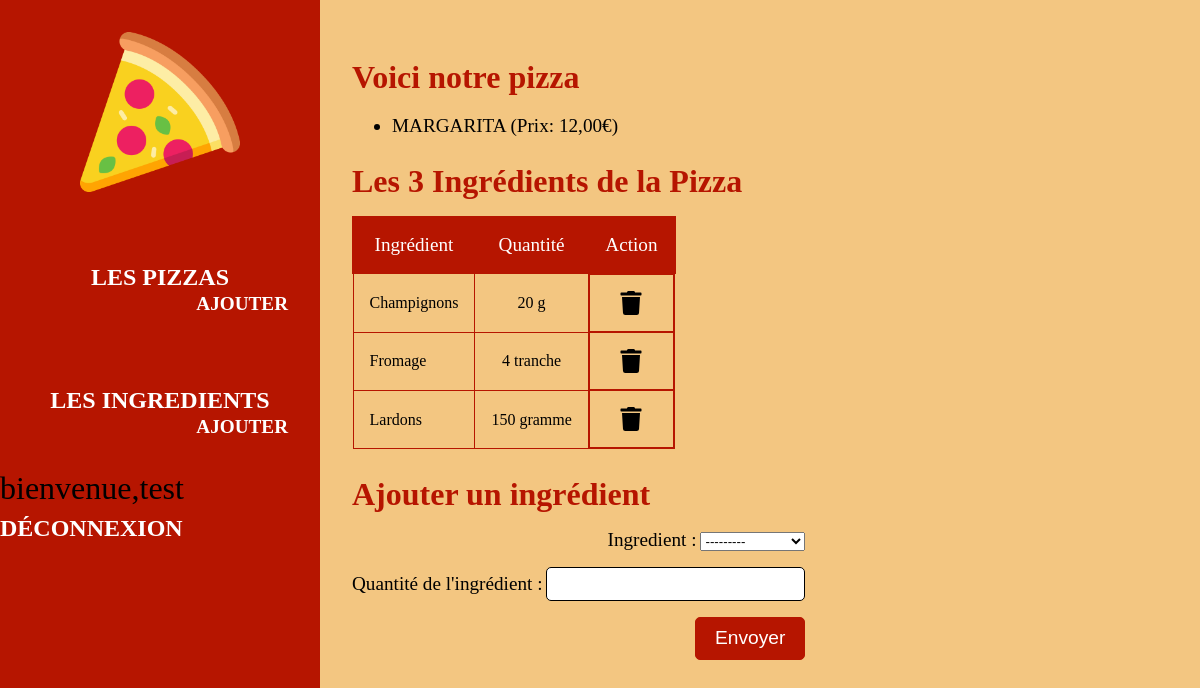
/pizzas/2/ (signed in), run on the app's committed database.
### applipizza/models.py (models this page shows, shortened)
class Pizza(models.Model):
    idPizza = models.AutoField(primary_key=True)
    nomPizza = models.CharField(max_length=50, verbose_name="Nom de la pizza")
    prixPizza = models.DecimalField(max_digits=4, decimal_places=2, verbose_name="Prix de la pizza")

class Ingredient(models.Model):
    idIngredient = models.AutoField(primary_key=True)
    nomIngredient = models.CharField(max_length=50, verbose_name="Nom de l'ingrédient")

class Composition(models.Model):
    class Meta:
        unique_together = (('ingredient', 'pizza'))
    idComposition = models.AutoField(primary_key=True)
    ingredient = models.ForeignKey(Ingredient, on_delete=models.CASCADE)
    pizza = models.ForeignKey(Pizza, on_delete=models.CASCADE)
    quantite = models.CharField(max_length=100, verbose_name="Quantité de l'ingrédient")

### applipizza/views.py (the view)
# urls.py: path('pizzas/<int:pizza_id>/', views.pizza),
def pizza(request, pizza_id):
    formulaire = CompositionForm(pizza_id)
    laPizza = Pizza.objects.get(idPizza=pizza_id)
    laComposition = Composition.objects.filter(pizza_id=pizza_id)
    lesIngredients = []
    for c in laComposition:
        lesIngredients.append({'ingr': Ingredient.objects.get(idIngredient=c.ingredient_id), 'qte': c.quantite,
                               'idCompo': c.idComposition})
    return render(request, 'applipizza/pizza.html',
                  {'pizza': laPizza, 'ingredients': lesIngredients, 'form': formulaire})

### applipizza/forms.py
class CompositionForm(ModelForm):
    def __init__(self, idPizza, *args, **kwargs):
        super().__init__(*args, **kwargs)
        pizza = Pizza.objects.get(idPizza=idPizza)
        used_ingredients = Composition.objects.filter(pizza=pizza).values_list('ingredient', flat=True)
        self.fields['ingredient'].label_from_instance = lambda obj: obj.nomIngredient.capitalize()
    class Meta:
        model = Composition
        fields = ['ingredient', 'quantite']

### applipizza/templates/applipizza/pizza.html (shortened to what this page needs)
{% extends 'applipizza/base.html' %}
{% block content %}
    {% load static %}
    <h2 class="title">Voici notre pizza</h2>
    <ul>
        <li>{{ pizza.nomPizza|upper }} (Prix: {{ pizza.prixPizza }}€)</li>
    </ul>
    {% if ingredients|length  == 1 %}
        <h2 class="title">L'ingrédients de la Pizza</h2>
    {% elif ingredients|length > 1 %}
        <h2 class="title">Les {{ ingredients|length }} Ingrédients de la Pizza</h2>
    {% else %}
        <h2 class="title">La Pizza n'a pas encore d'ingrédients</h2>
    {% endif %}
    {% if ingredients|length > 0 %}
        <table id="ingredient_pizza">
            <thead>
            <tr>
                <td>Ingrédient</td>
                <td>Quantité</td>
                {% if user.is_authenticated %}
                    <td>Action</td>
                {% endif %}
            </tr>
            </thead>
            <tbody>
            {% for i in ingredients %}
                <tr>
                    <td>{{ i.ingr.nomIngredient|capfirst }}</td>
                    <td>{{ i.qte }}</td>
                    {% if user.is_authenticated %}
                        <td>
                            <a class="btn-del" href="/pizzas/{{ pizza.idPizza }}/deleteIngredient/{{ i.idCompo }}">
                                <img src="{% static 'applipizza/img/trash-solid.svg' %}" alt="logo_trash">
                            </a>
                        </td>
                    {% endif %}
                </tr>
            {% endfor %}
            </tbody>
        </table>
    {% endif %}
    {% if user.is_authenticated %}
        <h2 class="title">Ajouter un ingrédient</h2>
        <section class="form_container">
            <form class="form add-ingredient" action="/pizzas/{{ pizza.idPizza }}/addIngredient/" method="post">
                {{ form.as_div }}
                <input type="submit" value="Envoyer">
            </form>
        </section>
    {% endif %}
{% endblock %}

### applipizza/templates/applipizza/base.html (shortened to what this page needs)
{% load static %}
<!doctype html>
<html lang="en">
<head>
    <link rel="stylesheet" href="{% static 'applipizza/css/styles.css' %}">
</head>
<body>
<header>
    <div id="logo">
        <img src="{% static 'applipizza/img/pizza.png' %}" alt='logo_pizza'>
    </div>
    <nav>
        <div class="nav_section">
            <div class="nav_main">
                <a href="/pizzas/" {% if request.path == '/pizzas/' %}class="active"{% endif %}>Les Pizzas</a>
            </div>
            {% if user.is_authenticated %}
                <div class="nav_sub">
                    <a href="/pizzas/add/" {% if request.path == '/pizzas/add/' %}class="active"{% endif %}>Ajouter</a>
                </div>
            {% endif %}
        </div>
        <div class="nav_section">
            <div class="nav_main">
                <a href="/ingredients/" {% if request.path == '/ingredients/' %}class="active"{% endif %}>Les
                    Ingredients</a>
            </div>
            {% if user.is_authenticated %}
                <div class="nav_sub">
                    <a href="/ingredients/add/" {% if request.path == '/ingredients/add/' %}class="active"{% endif %}>Ajouter</a>
                </div>
            {% endif %}
        </div>
        {% if user.is_authenticated %}
            <div id='logout'>
                <span>bienvenue,{{ user }}</span>
                <a href="{% url 'logout' %}">Déconnexion</a>
            </div>
        {% else %}
            <div id='login'>
                <a href="{% url 'login' %}">Connexion</a>
            </div>
        {% endif %}
    </nav>
</header>
<main>
    {% block content %}{% endblock %}
</main>
</body>
</html>

### applipizza/static/applipizza/css/styles.css (style rules this page uses)
:root { --primary-red : #B61500; --primary-yellow : #ffac0e; --primary-orange : #dc6b29; --seconday : #f3c681; --white : #fff; --seconday-orange : #efb763; }
html { font-family : Poppins, serif; width : 100%; height : 100%; }
html::after { content : "Appli Pizza"; font-size : 1.5rem; display : block; position : absolute; bottom : 1em; right : 1em; }
body { margin : 0; padding : 0; display : grid; grid-template-columns : 20em 1fr; grid-template-rows : 5em 1fr; grid-template-areas : "header header" "content content"; }
header { width : 20em; height : 100vh; background-color : var(--primary-red); padding : 2rem 0; box-sizing : border-box; }
header #logo { width : 100%; display : flex; align-items : center; justify-content : center; }
header #logo img { width : 10em; height : 10em; animation : bound 2s ease-in-out infinite; }
header nav { margin-top : 2rem; font-size : 2rem; display : flex; align-items : center; justify-content : center; flex-direction : column; }
header nav a { color : var(--white); text-decoration : none; font-weight : bold; text-transform : uppercase; transition : color 0.3s; font-size : 1.5rem; }
header nav .nav_section { width : 100%; display : flex; flex-direction : column; justify-content : center; align-items : center; padding : 1em 0; }
header nav .nav_sub a { font-size : 1.2rem; }
header nav .nav_sub { display : flex; align-items : flex-end; justify-content : center; flex-direction : column; width : 100%; padding : 0 1em; box-sizing : border-box; }
main { height : 100vh; width : 100%; background-color : var(--seconday); padding : 2rem; box-sizing : border-box; }
.title { font-size : 2rem; font-weight : 700; color : var(--primary-red); margin-bottom : 1rem; }
#ingredient_pizza { border-collapse : collapse; min-width : 20em; }
#ingredient_pizza thead { background-color : var(--primary-red); color : var(--white); font-weight : 500; font-size : 1.2rem; }
#ingredient_pizza thead td { padding : 1rem; text-align : center; border : 2px solid var(--primary-red); }
#ingredient_pizza tbody td { padding : 1rem; border : 1px solid var(--primary-red); }
#ingredient_pizza { border : 1px solid var(--primary-red); }
#ingredient_pizza tbody td:not(:nth-child(1)) { text-align : center; }
#ingredient_pizza tbody td:nth-child(3) { display: flex; justify-content: center; align-items: center; }
main ul { font-size : 1.2em; }
.form_container { width : 100%; display : flex; justify-content : flex-start; align-items : center; }
.form { display : flex; flex-direction : column; justify-content : center; align-items : flex-end; width : auto; }
.form > div { margin-bottom : 1em; }
.form > div label { font-size : 1.2em; }
.form > div input { font-size : 1.2em; border : 1px solid #000; border-radius : 5px; padding : 5px; outline : none; }
.form input[type="submit"], .btn { font-size : 1.2em; border : 1px solid var(--primary-red); border-radius : 5px; padding : 0.5em 1em; outline : none; cursor : pointer; background-color : var(--primary-red); color : var(--white); font-weight : 400; transition : color 0.4s; }
#ingredient_pizza .btn-del img { width : 1.5rem; height : 1.5rem; }
#ingredient_pizza .btn-del { display : flex; justify-content : center; align-items : center; }

### data on the page
Pizza: nomPizza "MARGARITA", prixPizza "12,00"
Ingredient: ingr.nomIngredient "Champignons", qte "20 g"
Ingredient: ingr.nomIngredient "Fromage", qte "4 tranche"
Ingredient: ingr.nomIngredient "Lardons", qte "150 gramme"

### other printed values
{{ user }} "test"
{{ ingredients|length }} "3"
